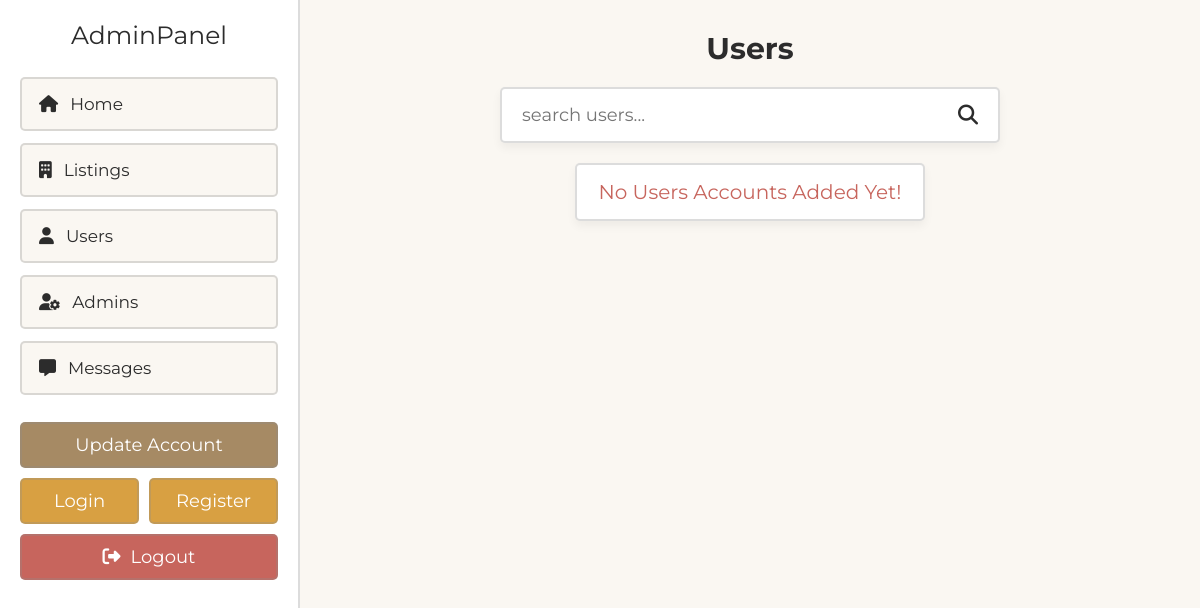
The page /admin/users.php (signed in) on the database as committed earlier.
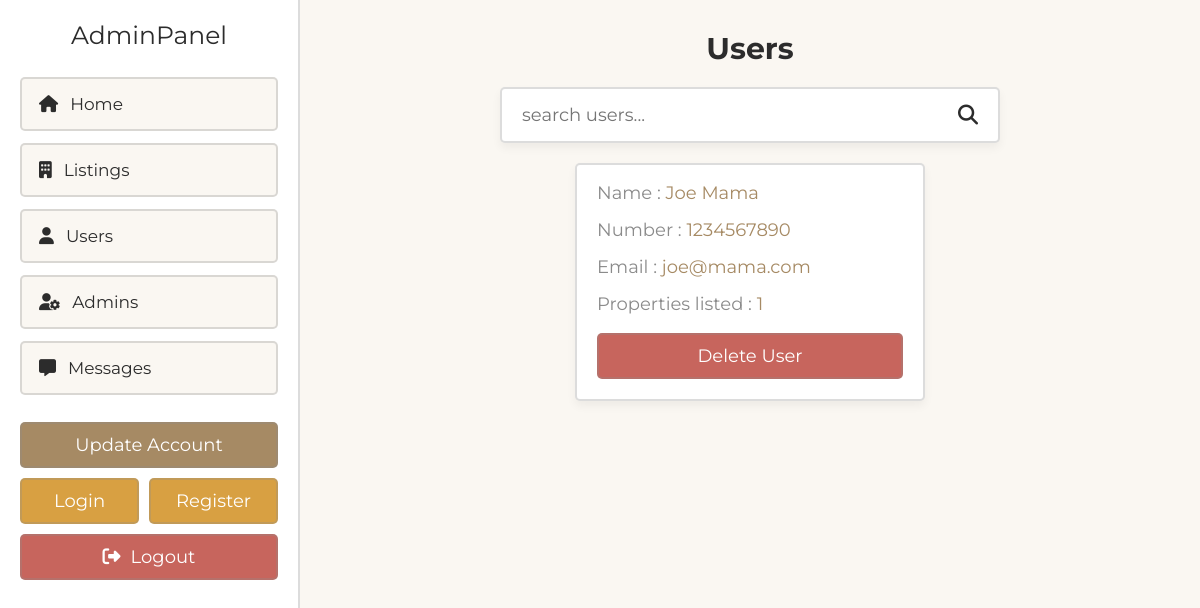
The same page on the database as committed later.
### tables this page shows
CREATE TABLE `users` (
  `id` varchar(20) NOT NULL,
  `name` varchar(50) NOT NULL,
  `number` varchar(10) NOT NULL,
  `email` varchar(50) NOT NULL,
  `password` varchar(50) NOT NULL
);

### admin/users.php (the view, shortened to what this page needs)
<?php
include '../components/connect.php';
?>
<!DOCTYPE html>
<html lang="en">
<head>
   <link rel="stylesheet" href="https://cdnjs.cloudflare.com/ajax/libs/font-awesome/6.2.0/css/all.min.css">
   <link rel="stylesheet" href="../css/admin_style.css">
</head>
<body>
<?php include '../components/admin_header.php'; ?>
<section class="grid">
   <h1 class="heading">Users</h1>
   <form action="" method="POST" class="search-form">
      <input type="text" name="search_box" placeholder="search users..." maxlength="100" required>
      <button type="submit" class="fas fa-search" name="search_btn"></button>
   </form>
   <div class="box-container">
   <?php
      if(isset($_POST['search_box']) OR isset($_POST['search_btn'])){
         $search_box = $_POST['search_box'];
         $search_box = filter_var($search_box, FILTER_SANITIZE_STRING);
         $select_users = $conn->prepare("SELECT * FROM `users` WHERE name LIKE '%{$search_box}%' OR number LIKE '%{$search_box}%' OR email LIKE '%{$search_box}%'");
         $select_users->execute();
      }else{
         $select_users = $conn->prepare("SELECT * FROM `users`");
         $select_users->execute();
      }
      if($select_users->rowCount() > 0){
         while($fetch_users = $select_users->fetch(PDO::FETCH_ASSOC)){
            $count_property = $conn->prepare("SELECT * FROM `property` WHERE user_id = ?");
            $count_property->execute([$fetch_users['id']]);
            $total_properties = $count_property->rowCount();
   ?>
   <div class="box">
      <p>Name : <span><?= $fetch_users['name']; ?></span></p>
      <p>Number : <a href="tel:<?= $fetch_users['number']; ?>"><?= $fetch_users['number']; ?></a></p>
      <p>Email : <a href="mailto:<?= $fetch_users['email']; ?>"><?= $fetch_users['email']; ?></a></p>
      <p>Properties listed : <span><?= $total_properties; ?></span></p>
      <form action="" method="POST">
         <input type="submit" value="delete user" onclick="return confirm('delete this user?');" name="delete" class="delete-btn">
      </form>
   </div>
   <?php
      }
   }elseif(isset($_POST['search_box']) OR isset($_POST['search_btn'])){
      echo '<p class="empty">results not found!</p>';
   }else{
      echo '<p class="empty">no users accounts added yet!</p>';
   }
   ?>
   </div>
</section>
</body>
</html>

### components/admin_header.php (shortened to what this page needs)
<header class="header">
   <a href="dashboard.php" class="logo">AdminPanel</a>
   <nav class="navbar">
      <a href="dashboard.php"><i class="fas fa-home"></i><span>Home</span></a>
      <a href="listings.php"><i class="fas fa-building"></i><span>Listings</span></a>
      <a href="users.php"><i class="fas fa-user"></i><span>Users</span></a>
      <a href="admins.php"><i class="fas fa-user-gear"></i><span>Admins</span></a>
      <a href="messages.php"><i class="fas fa-message"></i><span>Messages</span></a>
   </nav>
   <a href="update.php" class="btn">Update account</a>
   <div class="flex-btn">
      <a href="login.php" class="option-btn">Login</a>
      <a href="register.php" class="option-btn">Register</a>
   </div>
   <a href="../components/admin_logout.php" onclick="return confirm('logout from this website?');" class="delete-btn"><i class="fas fa-right-from-bracket"></i><span>Logout</span></a>
</header>

### css/admin_style.css (style rules this page uses)
:root { --main-color: #a68a64; --orange: #d8a042; --red: #c7655d; --light-color: #8b8b8b; --light-bg: #faf7f2; --white: #ffffff; --black: #2c2c2c; --box-shadow: 0 0.5rem 1rem rgba(0, 0, 0, 0.05); --border: 0.2rem solid rgba(139, 139, 139, 0.3); }
* { font-family: "Montserrat", sans-serif; margin: 0; padding: 0; box-sizing: border-box; outline: none; border: none; text-decoration: none; }
html { font-size: 62.5%; overflow-x: hidden; scroll-behavior: smooth; scroll-padding-top: 5rem; }
body { background-color: var(--light-bg); padding-left: 30rem; }
section { padding: 3rem 2rem; max-width: 1200px; margin: 0 auto; }
.heading { margin-bottom: 2rem; text-align: center; text-transform: capitalize; color: var(--black); font-size: 3rem; }
.flex-btn { display: flex; column-gap: 1rem; justify-content: space-between; align-items: flex-end; }
.inline-btn, .inline-option-btn, .inline-delete-btn, .btn, .delete-btn, .option-btn { cursor: pointer; padding: 1rem 2.5rem; font-size: 1.8rem; color: var(--white); text-align: center; text-transform: capitalize; margin-top: 1rem; border-radius: 0.5rem; border: var(--border); }
.btn, .delete-btn, .option-btn { display: block; width: 100%; }
.btn { background-color: var(--main-color); }
.option-btn { background-color: var(--orange); }
.delete-btn { background-color: var(--red); }
.header { position: fixed; top: 0; left: 0; bottom: 0; background-color: var(--white); border-right: var(--border); background-color: var(--white); width: 30rem; padding: 2rem; z-index: 1100; }
.header .logo { display: block; text-align: center; font-size: 2.5rem; color: var(--black); padding-bottom: 1rem; }
.header .navbar { padding: 0.5rem 0; }
.header .navbar a { display: block; border-radius: 0.5rem; margin: 1.2rem 0; font-size: 1.7rem; color: var(--black); padding: 1.5rem 1.7rem; background-color: var(--light-bg); border: var(--border); }
.header .navbar a i { margin-right: 1.2rem; }
.header .delete-btn i { margin-right: 1rem; }
.grid .box-container { display: grid; grid-template-columns: repeat(auto-fit, 35rem); align-items: flex-start; justify-content: center; gap: 1.5rem; }
.grid .box-container .box { border-radius: 0.5rem; padding: 2rem; padding-top: 1rem; background-color: var(--white); box-shadow: var(--box-shadow); border: var(--border); overflow-x: hidden; }
.grid .box-container .box p { line-height: 1.5; padding: 0.5rem 0; font-size: 1.8rem; color: var(--light-color); white-space: pre-line; text-overflow: ellipsis; overflow-x: hidden; }
.grid .box-container .box p a, .grid .box-container .box p span { color: var(--main-color); }
.search-form { max-width: 50rem; margin: 0 auto; border-radius: 0.5rem; background-color: var(--white); box-shadow: var(--box-shadow); border: var(--border); padding: 1.5rem 2rem; display: flex; gap: 2rem; margin-bottom: 2rem; }
.search-form input { width: 100%; font-size: 1.8rem; color: var(--black); }
.search-form button { background: none; cursor: pointer; color: var(--black); font-size: 2rem; }
.empty { width: 100%; background-color: var(--white); padding: 1.5rem; text-align: center; font-size: 2rem; color: var(--red); border: var(--border); box-shadow: var(--box-shadow); border-radius: 0.5rem; text-transform: capitalize; }

Rows that differ between the two databases and show on the page:
added users: name "Joe Mama", number "1234567890", email "joe@mama.com", total_properties "1"
Other text that changed with them:
text no longer shown: "No Users Accounts Added Yet!"
